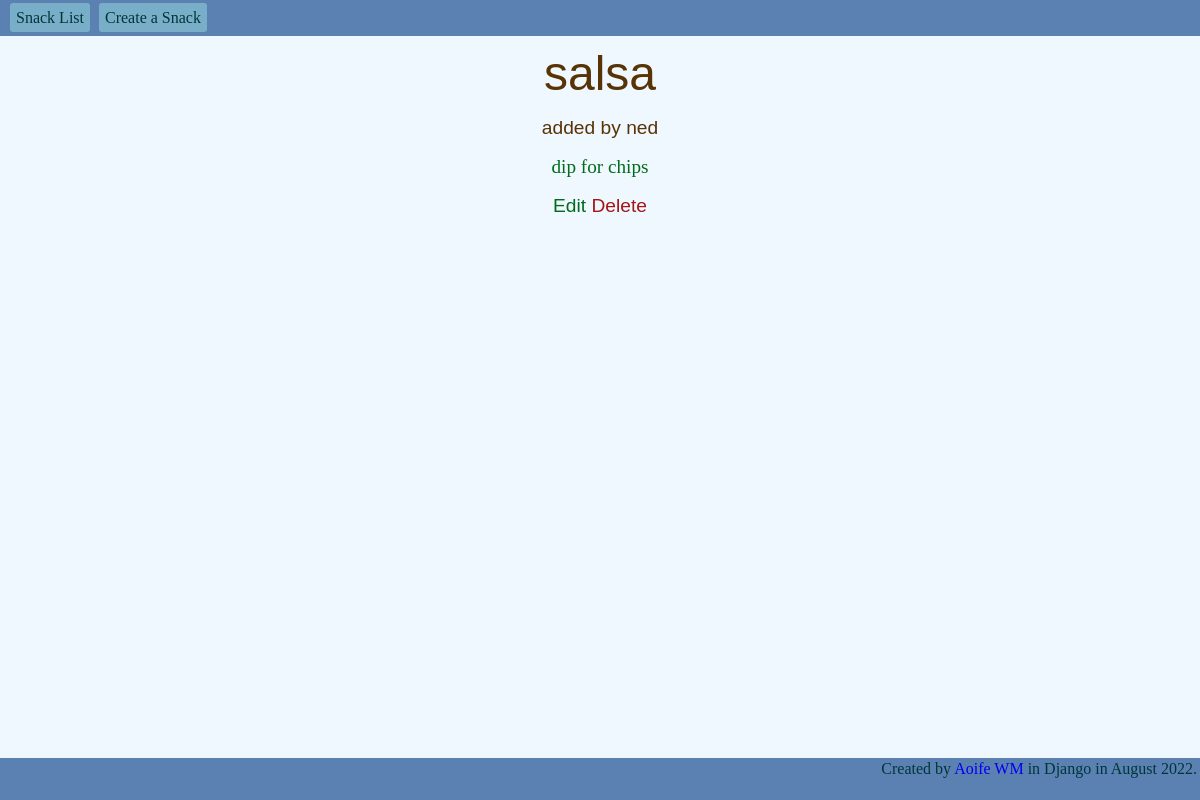
The app's page /5/ with its own data.
### snacks/models.py (models this page shows, shortened)
class Snack(models.Model):
    name = models.CharField(max_length=64)
    description = models.TextField(default=" ")
    purchaser = models.ForeignKey(get_user_model(), on_delete=CASCADE)

### snacks/views.py (the view)
# urls.py: path('<int:pk>/', SnackDetailView.as_view(), name='snack_detail'),
class SnackDetailView(DetailView):
    template_name = 'snack-detail.html'
    model = Snack

### templates/snack-detail.html (shortened to what this page needs)
{% extends 'base.html' %}
{% block header %}
    <h1>{{ snack.name }}</h1>
    <h3>added by {{ snack.purchaser }}</h3>
{% endblock header %}
{% block body %}
    <p id="description-detail">{{ snack.description }}</p>
    <p id="links">
        <a id="update-link" href="{% url 'snack_update' snack.pk %}">Edit</a>
        <a id="delete-link" href="{% url 'snack_delete' snack.pk %}">Delete</a>
    </p>
{% endblock body %}

### static/base.css (style rules this page uses)
html, body { width: 100%; height: 100%; margin: 0; background-color: aliceblue; }
a { text-decoration: none; }
body p { margin-bottom: 20px; }
h1 { margin-top: 50px; margin-bottom: 20px; text-align: center; font-size: 3rem; font-family: "Arial Black", Arial, sans-serif; color: #583305; }
h3 { margin-bottom: 20px; text-align: center; font-size: 1.2rem; font-family: "Arial Black", Arial, sans-serif; color: #583305; }
#links { font-family: "Arial Black", Arial, sans-serif; font-size: 1.2rem; text-align: center; }
#update-link { color: #006b1b; }
#delete-link { color: #a41515; }
#description-detail { font-size: 1.2rem; color: #006b1b; text-align: center; }

### records on screen
Snack: name "salsa", purchaser "ned", description "dip for chips"
